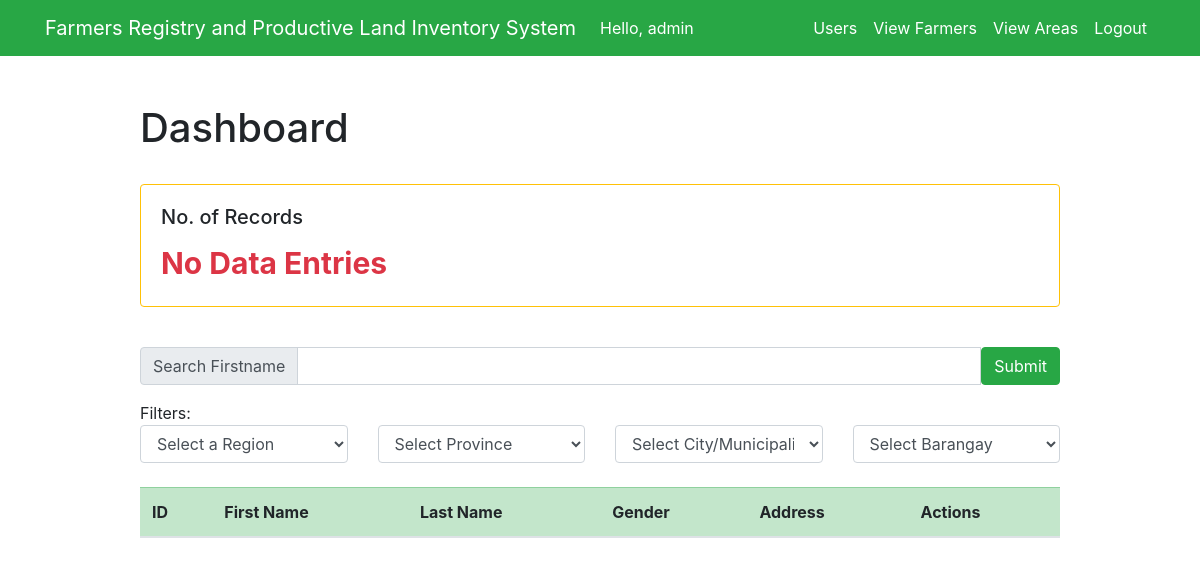
/dashboard/ (signed in), run on an earlier commit of the app's database.
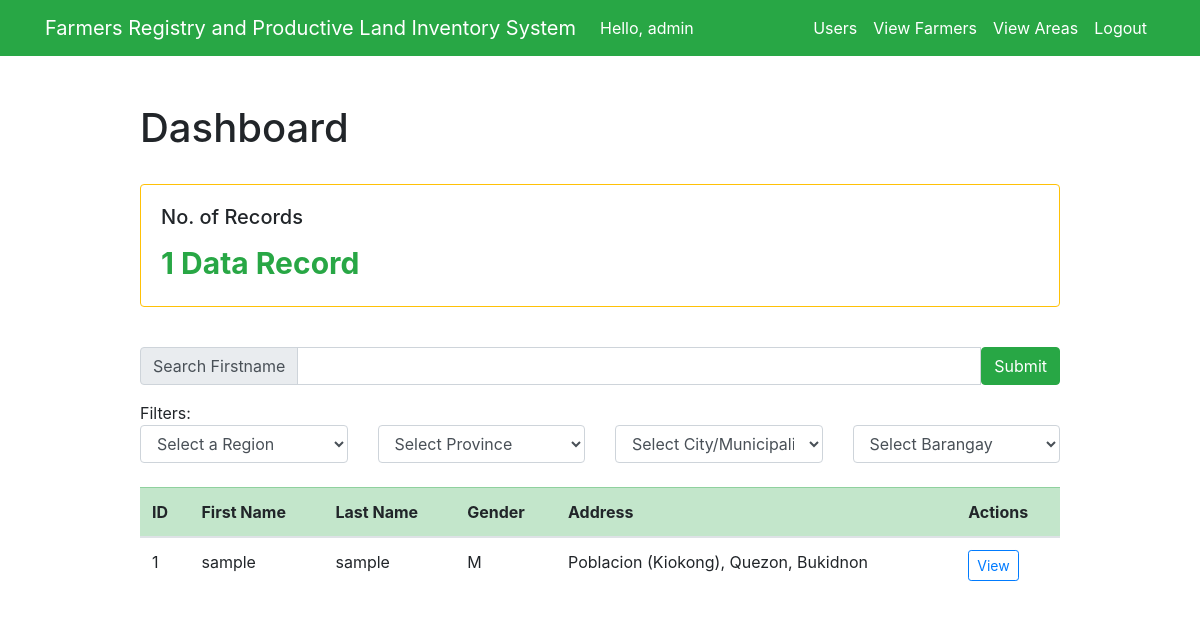
And on a later commit of the database.
### test_app/models.py (models this page shows, shortened)
class Farmer(models.Model):
    MALE = 'M'
    FEMALE = 'F'
    PERSON_GENDER = [
        (MALE, 'Male'),
        (FEMALE, 'Female'),
    ]
    MARRIED = 'MARRIED'
    SINGLE = 'SINGLE'
    DIVORCED = 'DIVORCED'
    WIDOWED = 'WIDOWED'
    PERSON_CIVIL_STATUS = [
        (MARRIED, 'Married'),
        (SINGLE, 'Single'),
        (DIVORCED, 'Divorced'),
        (WIDOWED, 'Widowed'),
    ]
    assigned_id = models.CharField(max_length=20, blank=True, null=True)
    first_name = models.CharField(max_length=200, blank=False)
    last_name = models.CharField(max_length=200, blank=False)
    middle_name = models.CharField(max_length=200, blank=False)
    gender = models.CharField(max_length=1, choices=PERSON_GENDER, default=MALE)
    region = models.CharField(max_length=200)
    province = models.CharField(max_length=200)
    muncity = models.CharField(max_length=200)
    brgy = models.CharField(max_length=200)
    address = models.TextField(blank=True)
    contact_no = models.CharField(max_length=20, blank=True, null=True)
    tin = models.CharField(max_length=20, blank=True, null=True)
    philhealth = models.CharField(max_length=20, blank=True, null=True)
    sss = models.CharField(max_length=20, blank=True, null=True)
    pagibig = models.CharField(max_length=20, blank=True, null=True)
    civil_status = models.CharField(max_length=20, blank=True, null=True, choices=PERSON_CIVIL_STATUS, default=SINGLE)
    nationality = models.CharField(max_length=50, blank=True, null=True)
    birthdate = models.DateField(default=None)
    spouse = models.CharField(max_length=250, blank=True, null=True)
    date_created = models.DateTimeField(auto_now_add=True)

### test_app/views.py (the view, shortened to what this page needs)
# urls.py: path('dashboard/', views.user_dashboard, name='user_dashboard'),
@login_required(login_url='/')
def user_dashboard(request):
    if request.method == 'GET':
        if request.user.is_superuser is not True:
            return redirect('user_info')
        else:
            data_entries = Farmer.objects.all()
            regions = RegionCode.objects.all()
            raw_income = Profile.objects.all()
            list_income = []
            if not raw_income:
                mean_income = 0
            else:
                list_income.clear()
                for every_income in raw_income:
                    list_income.append(every_income.income_annual)
                np_income = np.array([list_income])
                mean_income = np.mean(np_income)
            context = {
                'data_entries': data_entries,
                'income': mean_income,
                'regions': regions,
            }
            return render(request, 'test_app/dashboard.html', context)

### test_app/templates/test_app/dashboard.html (shortened to what this page needs)
{% extends "test_app/base.html" %}
{% block content %}
{% load table_tags %}
<div class="row justify-content-center mt-5">
    <div class="col-md-10">
        <h1>Dashboard</h1>
        <br>
        <div class="row">
            <div class="col-sm-12 col-lg-12">
                <div class="card border-warning mb-3">
                    <div class="card-body text-warning">
                        <h5 class="card-title text-body">No. of Records</h5>
                        {% if data_entries %}
                            <p class="card-text text-success" style="font-size: 30px;"><strong>{{ data_entries.count }} Data Record{{ data_entries.count|pluralize }}</strong></p>
                        {% else %}
                            <p class="card-text text-danger" style="font-size: 30px;"><strong>No Data Entries</strong></p>
                        {% endif %}
                    </div>
                </div>
            </div>
        </div>
        <br>
        <form action="" id="searchForm" method="POST">
            <div class="input-group mb-3">
                <div class="input-group-prepend">
                    <span class="input-group-text" id="inputGroup-sizing-default">Search Firstname</span>
                </div>
                <input type="text" class="form-control" aria-label="Search" aria-describedby="inputGroup-sizing-default" id="search" name="search">
                <button type="submit" class="btn btn-success">Submit</button>
            </div>
            Filters: <br>
            <div class="row">
                <div class="col-sm-12 col-md-6 col-lg-3">
                    <select class="form-select form-control" name="region" id="region" onchange="populateProvince(this)" aria-label="Select Region">
                        <option value="0" selected>Select a Region</option>
                    </select>
                </div>
                <div class="col-sm-12 col-md-6 col-lg-3">
                    <select class="form-select form-control" name="province" id="province" onchange="populateMunCity(this)" aria-label="Select Province">
                        <option value="0" selected>Select Province</option>
                    </select>
                </div>
                <div class="col-sm-12 col-md-6 col-lg-3">
                    <select class="form-select form-control" name="muncity" id="muncity" onchange="populateBrgy(this)" aria-label="Select City/Municipality">
                        <option value="0" selected>Select City/Municipality</option>
                    </select>
                </div>
                <div class="col-sm-12 col-md-6 col-lg-3">
                    <select class="form-select form-control" name="brgy" id="brgy" aria-label="Select Barangay">
                        <option value="0" selected>Select Barangay</option>
                    </select>
                </div>
            </div>
        </form>
        <br>
        <table class="table table-hover table-stripped table-responsive-md" id="profile_list">
            <thead class="table-success">
                <tr>
                    <th scope="col">ID</th>
                    <th scope="col">First Name</th>
                    <th scope="col">Last Name</th>
                    <th scope="col">Gender</th>
                    <th scope="col">Address</th>
                    <th scope="col" align="center">Actions</th>
                </tr>
            </thead>
            <tbody>
                {% for data in data_entries %}
                    <tr>
                        <td scope="row">{{ data.id }}</td>
                        <td>{{ data.first_name }}</td>
                        <td>{{ data.last_name }}</td>
                        <td>{{ data.gender }}</td>
                        <td>{{ data.address }}</td>
                        <td><a type="button" class="btn btn-outline-primary btn-sm text-primary" href="{% url 'view_user' data.id %}">View</a>
                    </tr>
                {% endfor %}
            </tbody>
        </table>
    </div>
</div>
{% endblock %}

What changed in the data, as far as the page shows it:
added Farmer: id "1", first_name "sample", last_name "sample", gender "M", address "Poblacion (Kiokong), Quezon, Bukidnon"
Also different on the page:
{{ data_entries.count }}: (not shown) → "1"
text no longer shown: "No Data Entries"
text now shown: "Data Record"
